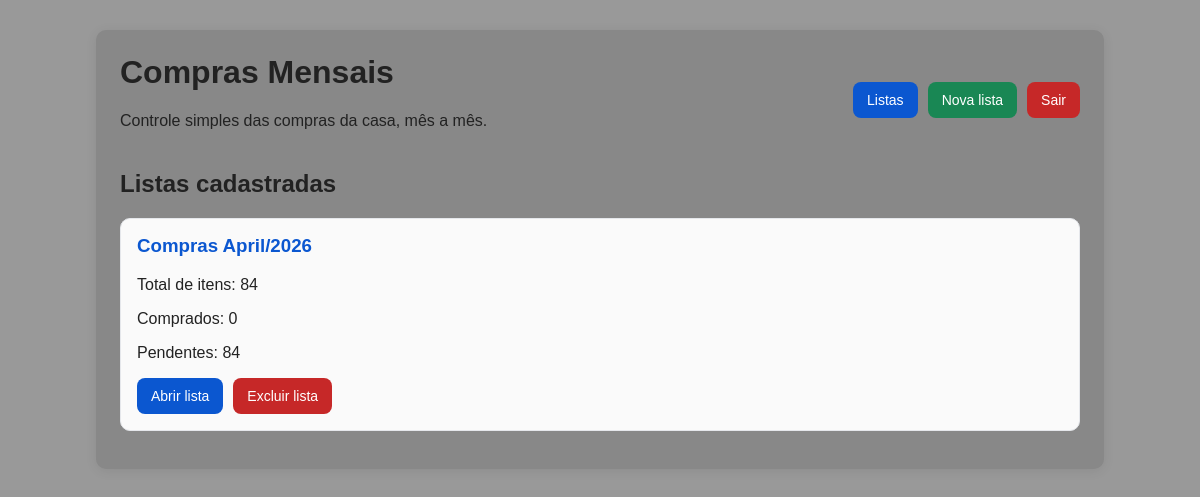
Before: / (signed in) with the older database file.
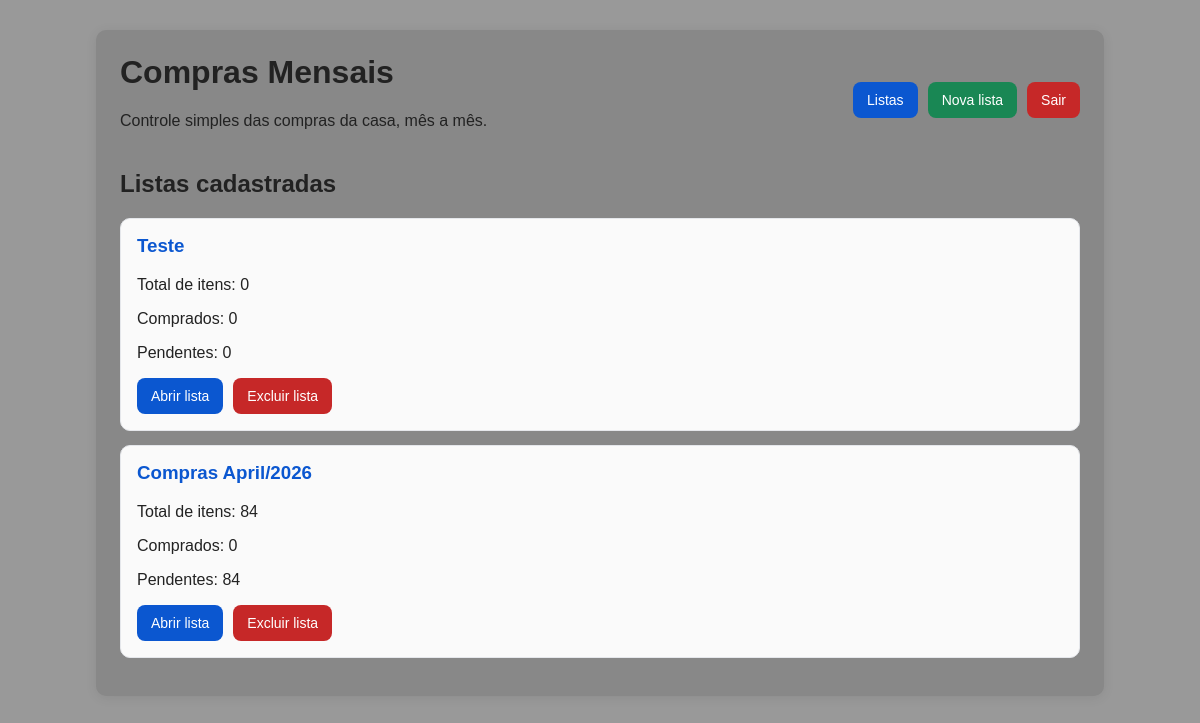
After: the same page with the newer database file.
### compras/models.py (models this page shows)
class ListaCompraMensal(models.Model):
    MESES = [
        (1, 'Janeiro'),
        (2, 'Fevereiro'),
        (3, 'Março'),
        (4, 'Abril'),
        (5, 'Maio'),
        (6, 'Junho'),
        (7, 'Julho'),
        (8, 'Agosto'),
        (9, 'Setembro'),
        (10, 'Outubro'),
        (11, 'Novembro'),
        (12, 'Dezembro'),
    ]
    mes = models.PositiveSmallIntegerField(choices=MESES, verbose_name='Mês')
    ano = models.PositiveSmallIntegerField(validators=[MinValueValidator(2020)], verbose_name='Ano')
    nome_customizado = models.CharField(max_length=100, blank=True, verbose_name='Nome personalizado')
    anotacao = models.TextField(blank=True, verbose_name='Anotação')
    criado_em = models.DateTimeField(auto_now_add=True, verbose_name='Criado em')
    class Meta:
        constraints = [
            models.UniqueConstraint(fields=['mes', 'ano'], name='unique_mes_ano_lista_compra')
        ]
        ordering = ['-ano', '-mes']
        verbose_name = 'Lista de compra mensal'
        verbose_name_plural = 'Listas de compra mensais'
    def __str__(self):
        return self.nome_customizado if self.nome_customizado else f'{self.get_mes_display()}/{self.ano}'
    @property
    def total_itens(self):
        return self.itens.count()
    @property
    def total_comprados(self):
        return self.itens.filter(comprado=True).count()
    @property
    def total_pendentes(self):
        return self.itens.filter(comprado=False).count()

### compras/views.py (the view)
# urls.py: path('', views.lista_list, name='lista_list'),
@login_required
def lista_list(request):
    listas = ListaCompraMensal.objects.prefetch_related('itens').all()
    return render(request, 'compras/lista_list.html', {'listas': listas})

### compras/templates/compras/lista_list.html (shortened to what this page needs)
{% extends "compras/base.html" %}
{% block content %}
    <h2>Listas cadastradas</h2>
    {% if listas %}
        {% for lista in listas %}
            <div class="card">
                <h3>
                    <a href="{% url 'compras:lista_detail' lista.id %}">{{ lista }}</a>
                </h3>
                <p>Total de itens: {{ lista.total_itens }}</p>
                <p>Comprados: {{ lista.total_comprados }}</p>
                <p>Pendentes: {{ lista.total_pendentes }}</p>
                <div style="display: flex; gap: 10px; flex-wrap: wrap;">
                    <a class="btn btn-primary" href="{% url 'compras:lista_detail' lista.id %}">Abrir lista</a>
                    <form method="post" action="{% url 'compras:lista_delete' lista.id %}" style="display: inline;">
                        <button type="submit" class="btn btn-danger" onclick="return confirm('Tem certeza que deseja excluir esta lista? Todos os itens serão perdidos.')">
                            Excluir lista
                        </button>
                    </form>
                </div>
            </div>
        {% endfor %}
    {% else %}
        <p>Nenhuma lista cadastrada ainda.</p>
        <a class="btn btn-success" href="{% url 'compras:lista_create' %}">Criar primeira lista</a>
    {% endif %}
{% endblock %}

Changed rows visible on the page:
added ListaCompraMensal: nome_customizado "Teste", total_itens "0", total_comprados "0", total_pendentes "0"
